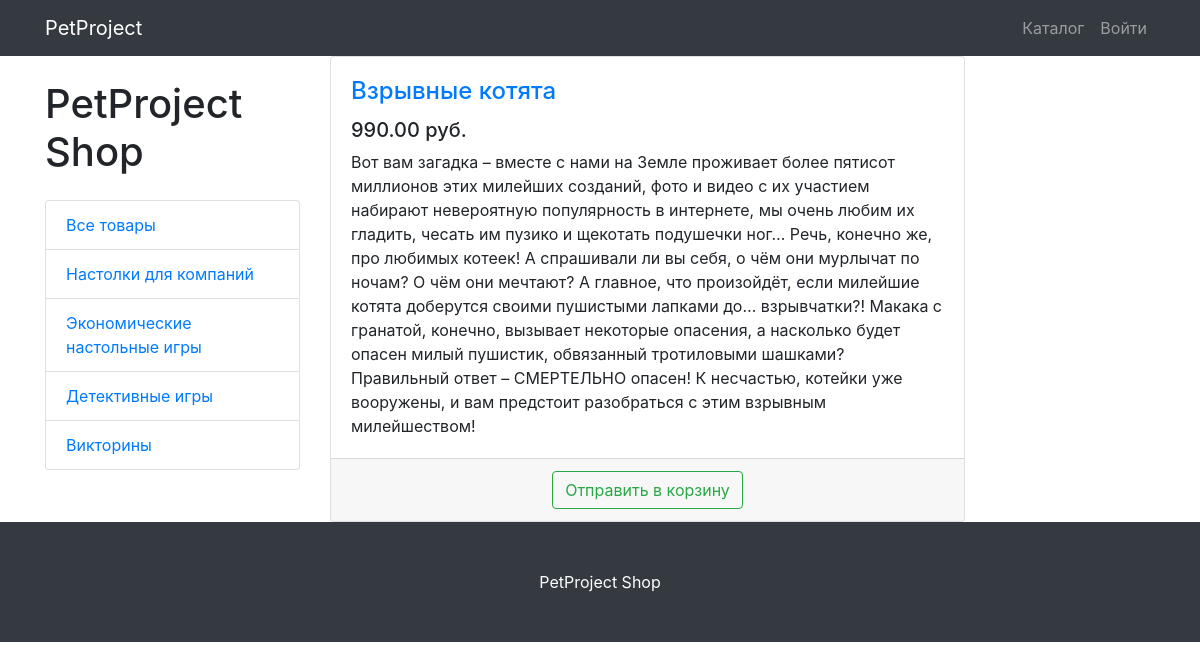
The app's page /product/2 with its own data.
### products/models.py (models this page shows, shortened)
class ProductCategory(models.Model):
    name = models.CharField(max_length=256, verbose_name='Название категории')
    description = models.TextField(
        verbose_name='Описание', null=True, blank=True)
    slug = models.SlugField(max_length=256, unique=True,
                            db_index=True, verbose_name='URL', null=True, blank=True)
    class Meta:
        verbose_name = 'Категория продукта'
        verbose_name_plural = 'Категории продуктов'

class Product(models.Model):
    name = models.CharField(max_length=256, verbose_name='Название')
    short_description = models.TextField(
        verbose_name='Краткое описание', default='Краткое описание')
    description = models.TextField(verbose_name='Описание')
    price = models.DecimalField(
        max_digits=10, decimal_places=2, verbose_name='Цена')
    category = models.ForeignKey(
        ProductCategory, on_delete=models.SET_NULL, null=True, blank=True, verbose_name='Категория')
    image = models.ImageField(
        upload_to='products_images', default="vendor/img/users/default_avatar.jpg", null=True, blank=True)
    slug = models.SlugField(max_length=256, unique=True,
                            db_index=True, verbose_name='URL')
    class Meta:
        verbose_name = 'Продукт'
        verbose_name_plural = 'Продукты'

### products/views.py (the view)
# urls.py: path('product/<int:pk>', ProductDetailView.as_view(), name='product_detail'),
class ProductDetailView(DetailView):
    model = Product
    template_name = 'product_detail.html'
    context_object_name = 'product'
    def get_context_data(self, **kwargs):
        context = super().get_context_data(**kwargs)
        categories = ProductCategory.objects.all()
        context.update({
            'categories': categories,
        })
        return context

### products/templates/product_detail.html (shortened to what this page needs)
{% extends 'base.html' %}
{% load static %}
{% block CSS %}
    <link href="{% static 'vendor/css/products.css' %}" rel="stylesheet">
{% endblock CSS %}
{% block content %}
    <div class="container">
        <div class="row">
            <div class="col-lg-3">
                <h1 class="my-4">PetProject Shop</h1>
                <div class="list-group">
                    <a href="{% url 'all_products' %}" class="list-group-item">Все товары</a>
                    {% for category in categories %}
                        <a href="{% url 'products_by_category' category.slug %}" class="list-group-item">{{ category.name }}</a>
                    {% endfor %}
                </div>
            </div>
            <div class="col-lg-7 col-md-9 mb-6">
                <div class="card h-100">
                    <div class="card-body">
                        <h4 class="card-title">
                            <a href="{% url 'product_detail' product.id %}">{{ product.name }}</a>
                        </h4>
                        <h5>{{ product.price }} руб.</h5>
                        <p class="card-text">{{ product.description }}</p>
                    </div>
                    <div class="card-footer text-center">
                        <button type="button" class="btn btn-outline-success">Отправить в корзину</button>
                    </div>
                </div>
            </div>
        </div>
    </div>
{% endblock content %}
{% block footer %}
    <footer class="py-5 bg-dark">
        <div class="container">
            <p class="m-0 text-center text-white">PetProject Shop</p>
        </div>
    </footer>
{% endblock footer %}

### records on screen
ProductCategory: name "Настолки для компаний"
ProductCategory: name "Экономические настольные игры"
ProductCategory: name "Детективные игры"
ProductCategory: name "Викторины"
Product: name "Взрывные котята", price "990.00", description "Вот вам загадка – вместе с нами на Земле проживает более пятисот миллионов этих милейших созданий, фото и видео с их участием набирают невероятную популярность в интернете, мы очень любим их гладить, чесать им пузико и щекотать подушечки ног… Речь, конечно же, про любимых котеек! А спрашивали ли вы себя, о чём они мурлычат по ночам? О чём они мечтают? А главное, что произойдёт, если милейшие котята доберутся своими пушистыми лапками до… взрывчатки?! Макака с гранатой, конечно, вызывает некоторые опасения, а насколько будет опасен милый пушистик, обвязанный тротиловыми шашками? Правильный ответ – СМЕРТЕЛЬНО опасен! К несчастью, котейки уже вооружены, и вам предстоит разобраться с этим…"
